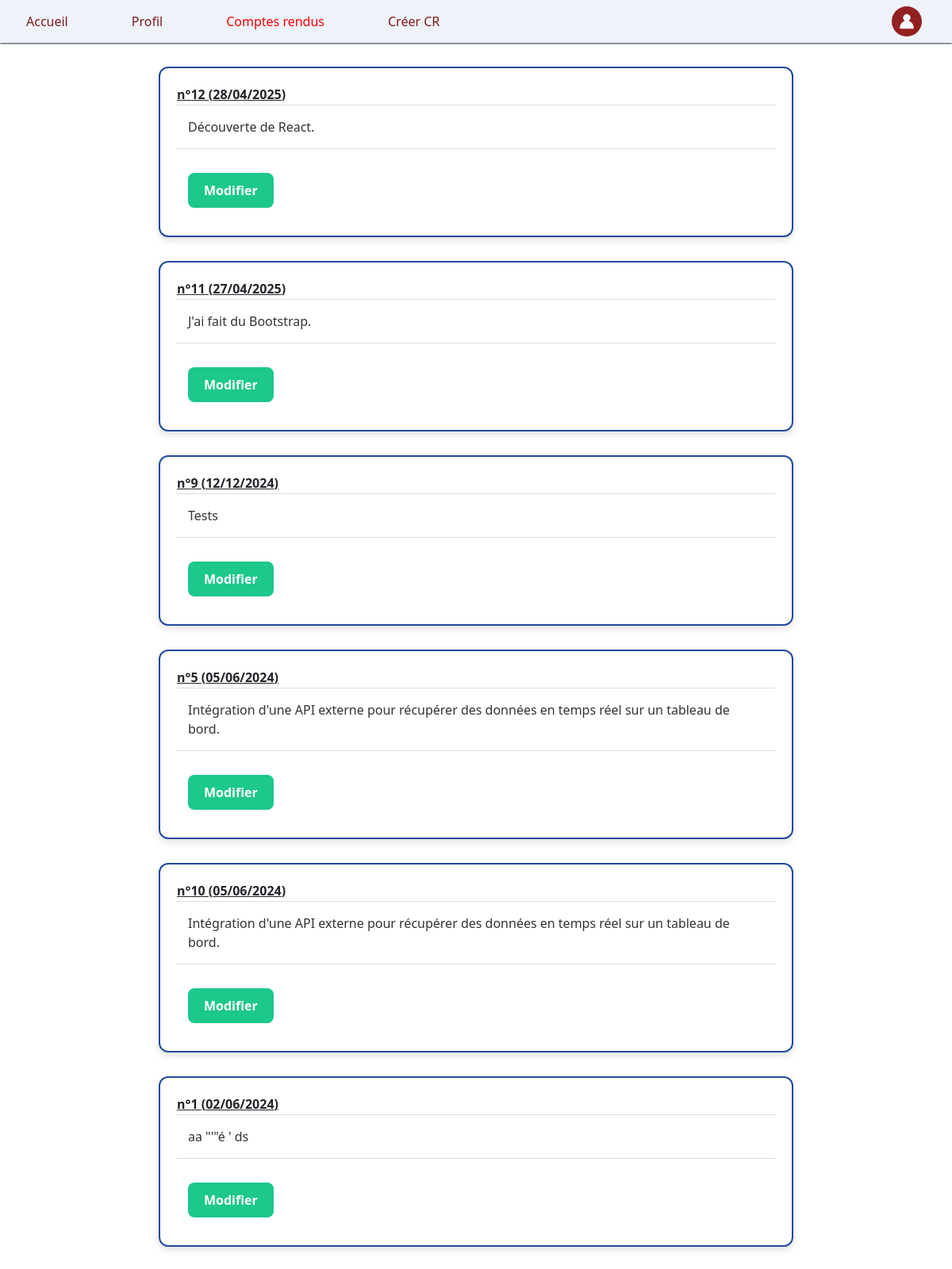
Page /cr.php (signed in) on the committed database.
### tables this page shows
CREATE TABLE `cr` (
  `num` bigint(20) NOT NULL,
  `date` date DEFAULT NULL,
  `description` text,
  `vu` tinyint(1) DEFAULT NULL,
  `datetime` datetime DEFAULT NULL,
  `num_utilisateur` int(11) DEFAULT NULL
);

### cr.php (the view, shortened to what this page needs)
<?php
include '_conf.php';
?>
<!DOCTYPE html>
<html lang="fr">
    <head>
        <link rel="stylesheet" href="cr_style.css"/>
        <link href="https://cdn.jsdelivr.net/npm/bootstrap@5.3.3/dist/css/bootstrap.min.css" rel="stylesheet">
        <link rel="stylesheet" href="menu_style.css"/>
        <link href='https://unpkg.com/boxicons@2.1.4/css/boxicons.min.css' rel='stylesheet'>
    </head>
    <body>
        <?php
        if ($_SESSION["type"] ==1)
        {
            include '_menuProf.php';
            $requete="SELECT *,DATE_FORMAT(date, '%d/%m/%Y') AS date_fr FROM cr,utilisateur WHERE utilisateur.num = cr.num_utilisateur  ORDER BY date DESC";
                if($connexion = mysqli_connect($serveurBDD,$userBDD,$mdpBDD,$nomBDD))
                {
                    $resultat = mysqli_query($connexion, $requete);
                    while($donnees = mysqli_fetch_assoc($resultat))
                    {
                        $num=$donnees['num'];
                        $contenu=$donnees['description'];
                        $prenom= $donnees['prenom'];
                        $nom=$donnees['nom'];
                        $date=$donnees['date_fr'];
                        echo "<div class='table-container'><table border=2><thead> <tr> <th colspan=2> <u>n°$num ($prenom $nom) - le $date</u> </th> </tr> </thead>
                        <tbody> <tr> <td>  $contenu</td> </tr>  </tbody> </table> </div>";
                    }
                }
        }
        else
        {
            include '_menuEleve.php';
                $requete="SELECT cr.*,DATE_FORMAT(date, '%d/%m/%Y') AS date_fr
                    FROM cr,utilisateur WHERE utilisateur.num = cr.num_utilisateur AND utilisateur.num=$_SESSION[id] ORDER BY date DESC";
                $connexion = mysqli_connect($serveurBDD,$userBDD,$mdpBDD,$nomBDD);
                    $resultat = mysqli_query($connexion, $requete);
                    while($donnees = mysqli_fetch_assoc($resultat))
                    {
                        $num=$donnees['num'];
                        $contenu=$donnees['description'];
                        $date=$donnees['date_fr'];
                        echo "<div class='table-container'>
                                <table>
                                        <tr> <th> <u>n°$num ($date)</u> </th> </tr>
                                <tbody>
                                        <tr> <td>  $contenu</td> </tr>
                                        <tr> <td>  <a href='ccr.php?id=$num' class='btn-modification'>Modifier</a> </td> </tr>
                                </tbody>
                                </table>
                            </div>";
                    }
        }
        ?>
    </body>
</html>

### cr_style.css (style rules this page uses)
body { font-family: 'Poppins', sans-serif; background-color: #f0f2f5; margin: 0; padding: 0; }
.table-container { width: 90%; max-width: 800px; margin: 30px auto; background: rgba(255, 255, 255, 0.95); padding: 20px; border: 2px solid #214a9c; border-radius: 12px; box-shadow: 0 4px 10px rgba(0, 0, 0, 0.12); transition: transform 0.3s ease; }
table { width: 100%; border-collapse: collapse; background-color: #ffffff; border-radius: 10px; overflow: hidden; }
tbody td { padding: 15px; text-align: left; font-size: 16px; color: #333333; border-top: 1px solid #dddddd; }
.btn-modification { display: inline-block; margin-top: 15px; padding: 10px 20px; background-color: #1cc88a; color: white; text-decoration: none; font-weight: bold; border-radius: 8px; transition: background-color 0.3s ease; }
u { text-decoration: underline; }

### rows in the picture
cr: num "12", date "28/04/2025", description "Découverte de React."
cr: num "11", date "27/04/2025", description "J'ai fait du Bootstrap."
cr: num "9", date "12/12/2024", description "Tests"
cr: num "5", date "05/06/2024", description "Intégration d'une API externe pour récupérer des données en temps réel sur un tableau de bord."
cr: num "10", date "05/06/2024", description "Intégration d'une API externe pour récupérer des données en temps réel sur un tableau de bord."
cr: num "1", date "02/06/2024", description "aa \"'\"é ' ds"
